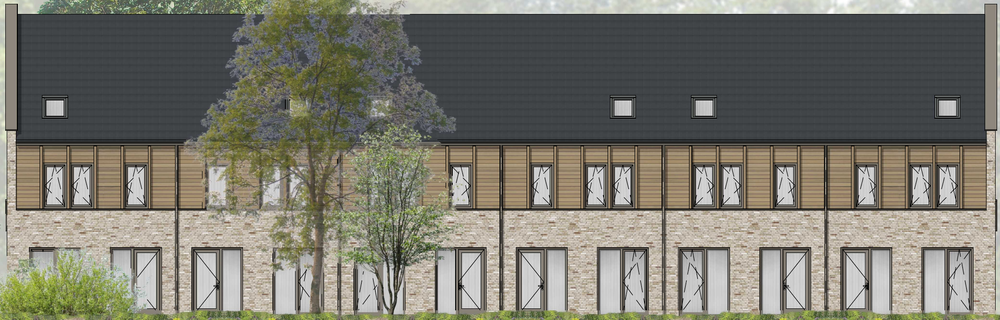
#> input picture Data_nest_uitgesneden/rijwoning (6).png, 1000 x 320 px, shrunk from 2074 x 663 before the run, found by its file name
$ jupyter execute detectie_basis.ipynb
#> lines starting #> are read from the running program, lines starting #| are printed output that depends on the picture; after the words box and inside, x2 and y2 are one past the last pixel; in counts of white or black regions, pixels touching at a corner belong together
## Importeer bibliotheken

[cell 1]
import cv2
import matplotlib.pyplot as plt
import numpy as np

## Laad de geveltekening in
De afbeelding wordt geladen met alpha-kanaal als dat beschikbaar is. De afmetingen worden weergegeven

[cell 2]
## half_vrijstaand_type_e

# img = cv2.imread(r"Data_nest_uitgesneden\half_vrijstaand_type_e (1).png")
# img = cv2.imread(r"Data_nest_uitgesneden\half_vrijstaand_type_e (4).png")
### Test en validatie
img = cv2.imread(r"Data_nest_uitgesneden\rijwoning (6).png")
#> img is the input picture: shape (320, 1000, 3); mean B, G, R 110.3, 120.8, 122.3
# img = cv2.imread(r"Data_nest_uitgesneden\rug_rug (1).png")
# img = cv2.imread(r"Data_nest_uitgesneden\half_vrijstaand_type_e (4).png")
# img = cv2.imread(r"Data_nest_uitgesneden\rijwoning (10).png")

## Toon de originele geveltekening

[cell 3]
# Converteer de afbeelding naar RGB voor correcte weergave met matplotlib
img_rgb = cv2.cvtColor(img, cv2.COLOR_BGR2RGB)

# Toon de originele geveltekening
plt.imshow(img_rgb)
plt.title("Originele Geveltekening")
plt.axis('off')
plt.show()

## Zet afbeelding om naar grijswaarden

Voor veel beeldverwerkingstaken zoals randdetectie is kleurinformatie niet nodig.
Door de afbeelding om te zetten naar grijswaarden:

- Verminderen we de hoeveelheid gegevens (van 3 kanalen naar 1).
- Worden randen en vormen duidelijker.
- Gaat de verwerking sneller en efficiënter.

[cell 4]
# Converteer afbeelding naar grijswaarden
img_gray = cv2.cvtColor(img, cv2.COLOR_BGR2GRAY)
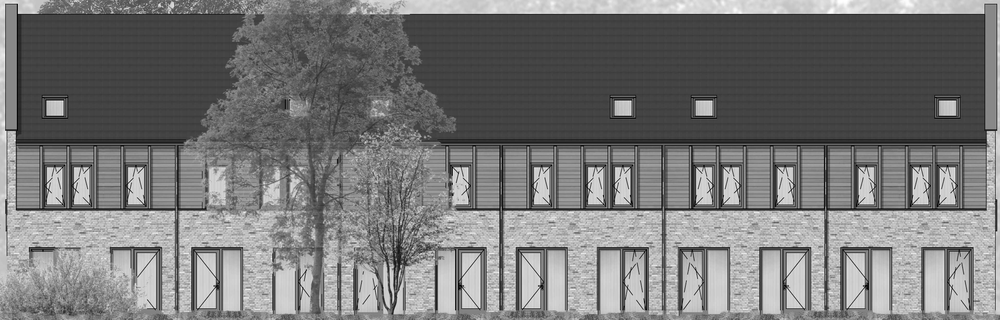
#> img_gray: shape (320, 1000); min 0, max 255, mean 120

# Toon grijswaardenafbeelding
plt.imshow(img_gray, cmap='gray')
plt.title("Grijswaardenversie")
plt.axis('off')
plt.show()

## Randdetectie met Canny

We passen de Canny-algoritme toe op de grijswaardenversie van de afbeelding om de randen te detecteren.
Dit helpt bij het isoleren van structuren zoals muren, ramen en deuren.

De gekozen drempelwaarden `(50, 150)` bepalen de gevoeligheid van de detectie:

- Waarden onder `50` worden als geen rand beschouwd.
- Waarden boven `150` worden altijd als rand geaccepteerd.
- Waarden daartussen worden alleen als rand gezien als ze verbonden zijn met sterke randen.

[cell 5]
# Pas Canny edge detectie toe
edges = cv2.Canny(img_gray, threshold1=50, threshold2=150)
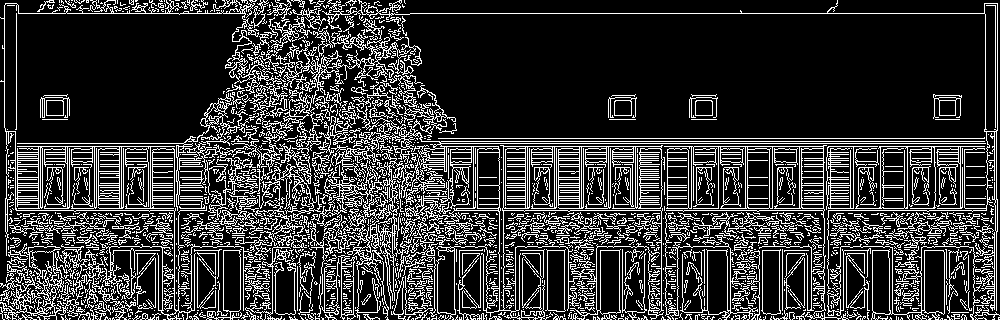
#> edges: shape (320, 1000); 20.8% white in thin lines or dots

# Toon het resultaat van de edge-detectie
plt.figure(figsize=(10, 6))
plt.imshow(edges, cmap='gray')
plt.title("Canny Edge Detectie")
plt.axis('off')
plt.show()

## Het resultaat

De drempelwaarden van **50 en 150** blijken in de praktijk het beste resultaat te geven.
We hebben deze waarden getest op meerdere foto's, en ze leveren consistente detectie op voor zowel ramen als deuren.

Wanneer we andere drempelwaarden gebruiken, zien we dat het resultaat soms goed is voor één afbeelding, maar leidt tot fouten bij andere.
Bijvoorbeeld: bij een te lage drempel worden randen van ramen niet goed gedetecteerd, terwijl bij een te hoge drempel kleinere details zoals deuren verloren gaan.

Daarom kiezen we deze waarden als standaard, omdat ze het meest betrouwbaar zijn over verschillende gevelafbeeldingen.

## Contourdetectie met `cv2.findContours`

### Canny Edge Detectie

In deze cel wordt de Canny edge detectie toegepast op de grijswaardenversie van de afbeelding.
De functie `cv2.findContours` wordt vervolgens gebruikt om de randen (contouren) van objecten te vinden in een binaire afbeelding, bijvoorbeeld als resultaat van Canny-edge detectie.
Een **contour** is een reeks coördinaten die gezamenlijk de omtrek van een object vormen.

---

### Reden voor het gebruik van `RETR_TREE`

Het contour-ophaalmodel `cv2.RETR_TREE` haalt niet alleen alle contouren op, maar bewaart ook de **hiërarchische relatie** tussen objecten.
Deze hiërarchie is essentieel bij technische tekeningen, zoals geveltekeningen, waarin structuren elkaar kunnen bevatten:

- Hoofdstructuur (zoals een gebouw) wordt als **parent** herkend
- Interne elementen (zoals ramen en deuren) als **children**
- Substructuren (zoals glas in een raam) als **kind van een kind**

Op deze manier ontstaat een gestructureerd inzicht dat noodzakelijk is voor een correcte interpretatie van complexe bouwkundige tekeningen.

---

### Vergelijking met andere modi

| Mode            | Aanbevolen | Toelichting                                                                 |
|-----------------|------------|------------------------------------------------------------------------------|
| `RETR_EXTERNAL` | Nee     | Detecteert alleen buitencontour; interne structuren zoals ramen ontbreken   |
| `RETR_LIST`     | Nee     | Levert een lijst van contouren zonder hiërarchie; relatie tussen objecten ontbreekt |
| `RETR_CCOMP`    | Nee     | Slechts twee hiërarchische niveaus; onvoldoende voor gedetailleerde tekeningen |
| `RETR_TREE`     | Ja      | Volledige hiërarchie; geschikt voor het herkennen van complexe objectstructuren |

---

[cell 6]
# Zoek contouren in het edge-detectiebeeld
contours, hierarchy = cv2.findContours(edges, cv2.RETR_TREE, cv2.CHAIN_APPROX_SIMPLE)
#> contours = 2867 contours, 2493 with area under 20; largest, box (x1, y1, x2, y2) and area: (331, 118, 986, 320) 10416, (0, 0, 414, 320) 6486, (664, 145, 849, 320) 4075, (827, 238, 981, 320) 2685, (311, 151, 438, 317) 2554

# Maak een kopie van de originele afbeelding om contouren op te tekenen
img_contours = img_rgb.copy()

# Teken bounding boxes rond voldoende grote contouren
for cnt in contours:
    x, y, w, h = cv2.boundingRect(cnt)
    # Filter te kleine contouren weg (ruis)
    if w > 20 and h > 20:
        cv2.rectangle(img_contours, (x, y), (x + w, y + h), (255, 0, 0), 2)
#> this loop made 2867 passes
#> (x, y, w, h) on passes 2, 4, 5: (816, 319, 1, 1), (513, 319, 1, 1), (238, 319, 1, 1)
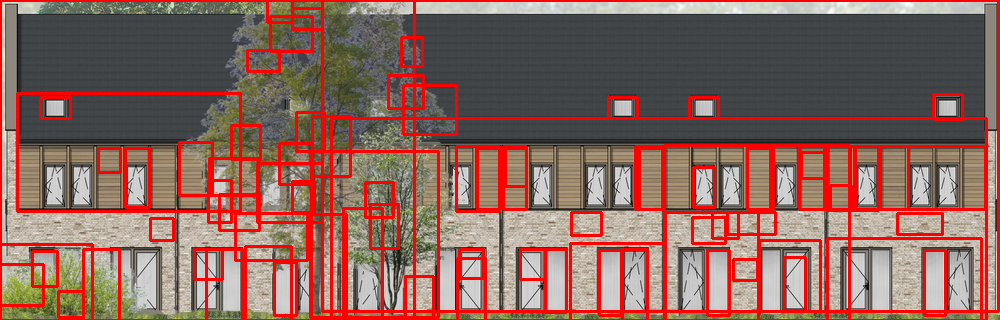
#> img_contours: shape (320, 1000, 3); mean R, G, B 139.9, 102.5, 94.4


# Plot resultaat
plt.figure(figsize=(12, 8))
plt.imshow(img_contours)
plt.title("Gedetecteerde Objecten via Contouren")
plt.axis('off')
plt.show()

$ run again, with Data_nest_uitgesneden/rijwoning (1).png copied over Data_nest_uitgesneden/rijwoning (6).png
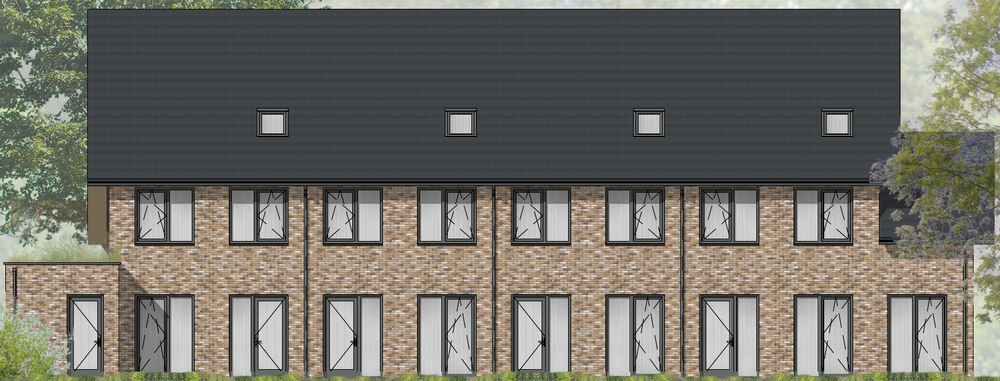
#> input picture Data_nest_uitgesneden/rijwoning (1).png, 1000 x 381 px, shrunk from 1695 x 645 before the run, found by its file name
#> img is the input picture: shape (381, 1000, 3); mean B, G, R 105.3, 113.4, 115.2
#> `edges = cv2.Canny(img_gray, threshold1=50, threshold2=150)`:
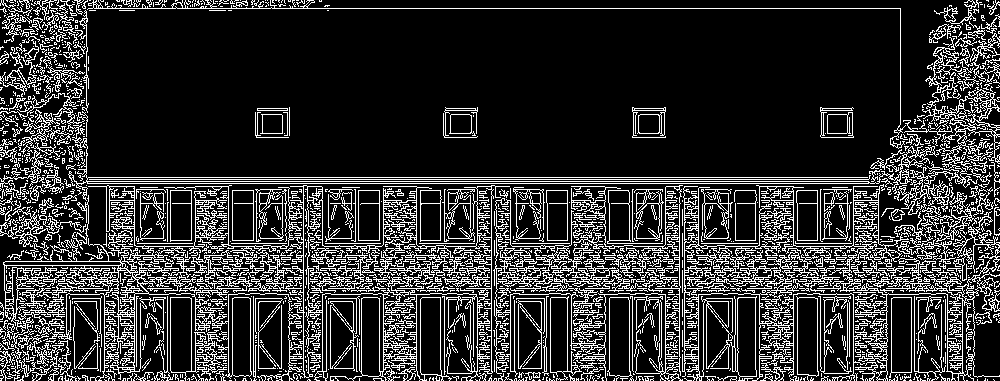
#> edges: shape (381, 1000); 19.3% white in thin lines or dots
#> contours = 3410 contours, 2987 with area under 20; largest, box (x1, y1, x2, y2) and area: (3, 185, 510, 381) 35208, (307, 200, 492, 313) 9520, (131, 233, 304, 359) 9000, (682, 184, 909, 381) 4216, (817, 211, 1000, 381) 2979
#> the loop `for cnt in contours:` made 3410 passes
#> (x, y, w, h) on passes 15, 20, 21: (307, 379, 4, 2), (947, 378, 3, 3), (927, 378, 4, 3)
#> after the loop `for cnt in contours:`:
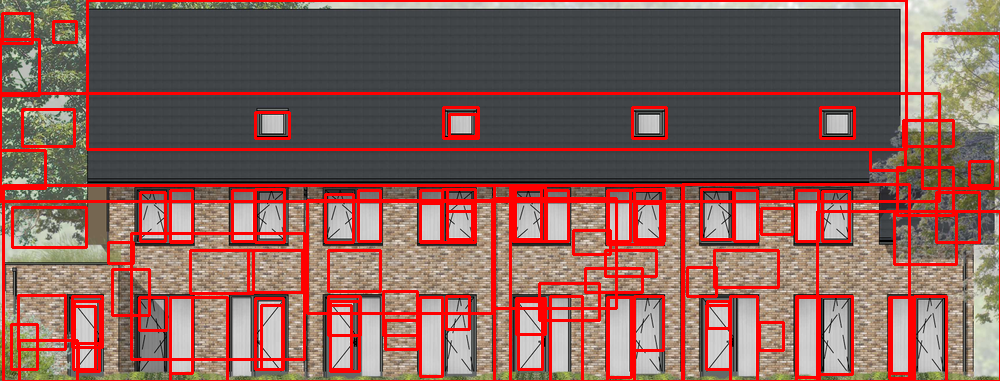
#> img_contours: shape (381, 1000, 3); mean R, G, B 136.8, 96.4, 89.8

$ run again, with Data_nest_uitgesneden/rijwoning (10).png copied over Data_nest_uitgesneden/rijwoning (6).png
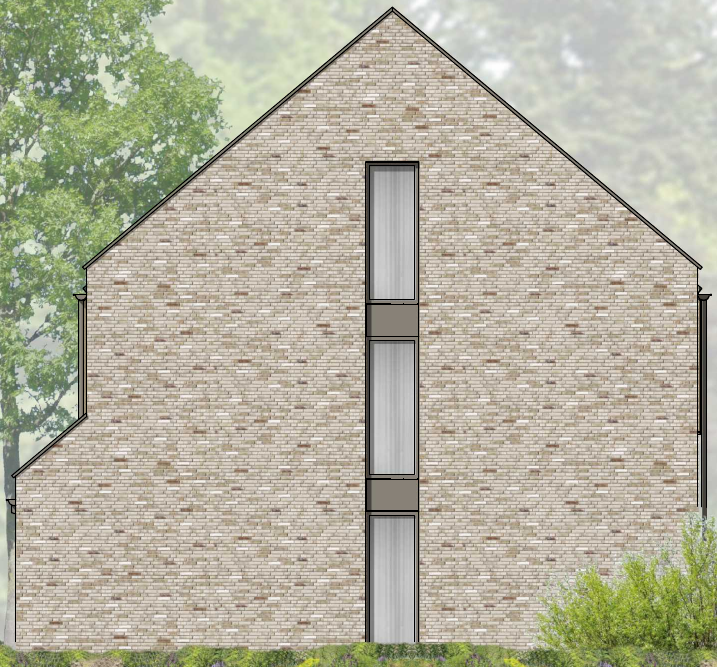
#> input picture Data_nest_uitgesneden/rijwoning (10).png, 717 x 667 px, found by its file name
#> img is the input picture: shape (667, 717, 3); mean B, G, R 158.3, 176.9, 179.3
#> `edges = cv2.Canny(img_gray, threshold1=50, threshold2=150)`:
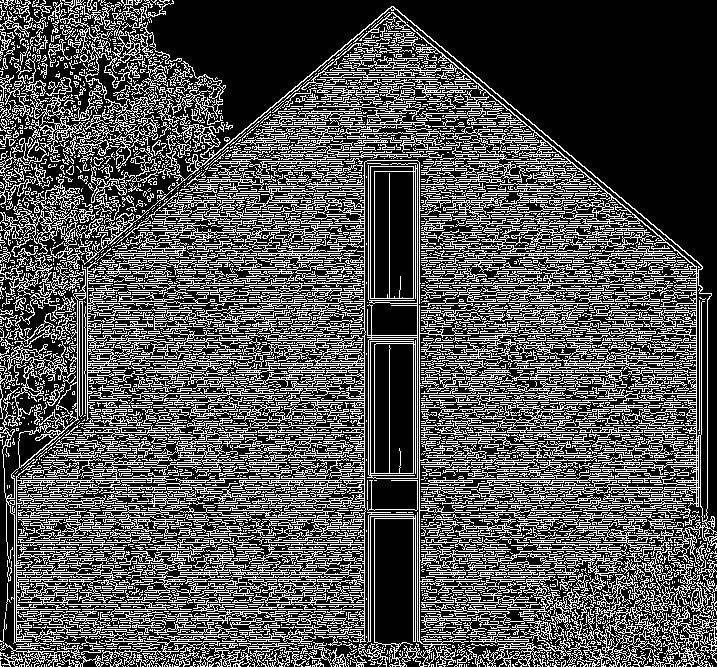
#> edges: shape (667, 717); 31.3% white in thin lines or dots
#> contours = 7440 contours, 6178 with area under 20; largest, box (x1, y1, x2, y2) and area: (367, 163, 418, 479) 12672, (81, 6, 717, 667) 9297, (374, 343, 414, 474) 5064, (374, 171, 414, 299) 4946, (421, 542, 675, 667) 4718
#> the loop `for cnt in contours:` made 7440 passes
#> (x, y, w, h) on passes 3, 5, 6: (630, 666, 1, 1), (275, 666, 1, 1), (250, 666, 1, 1)
#> after the loop `for cnt in contours:`:
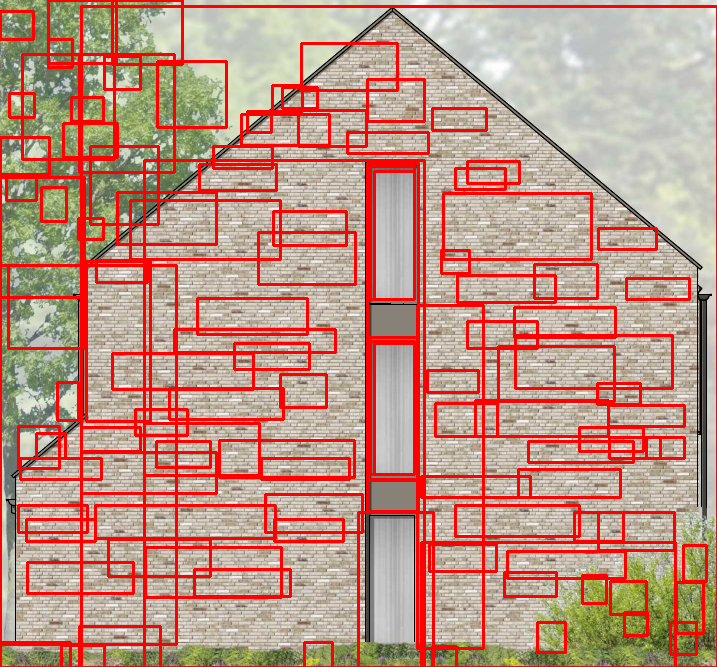
#> img_contours: shape (667, 717, 3); mean R, G, B 193.4, 148.8, 133.4

$ run again, with Data_nest_uitgesneden/rijwoning (2).png copied over Data_nest_uitgesneden/rijwoning (6).png
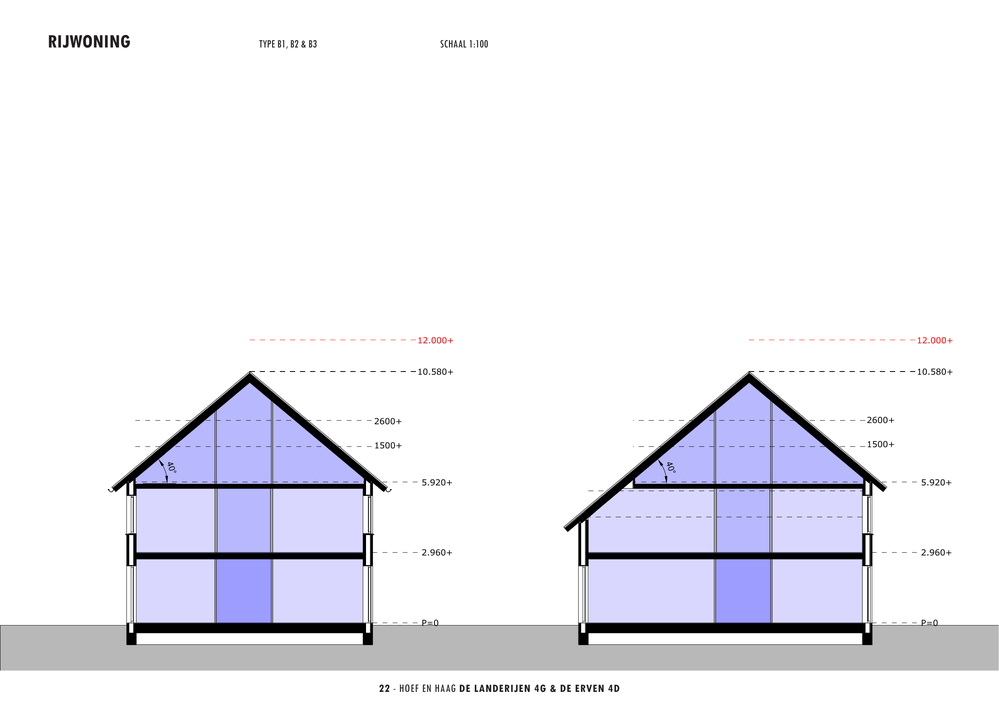
#> input picture Data_nest_uitgesneden/rijwoning (2).png, 999 x 706 px, shrunk from 2481 x 1754 before the run, found by its file name
#> img is the input picture: shape (706, 999, 3); mean B, G, R 242.7, 236.1, 236.3
#> `edges = cv2.Canny(img_gray, threshold1=50, threshold2=150)`:
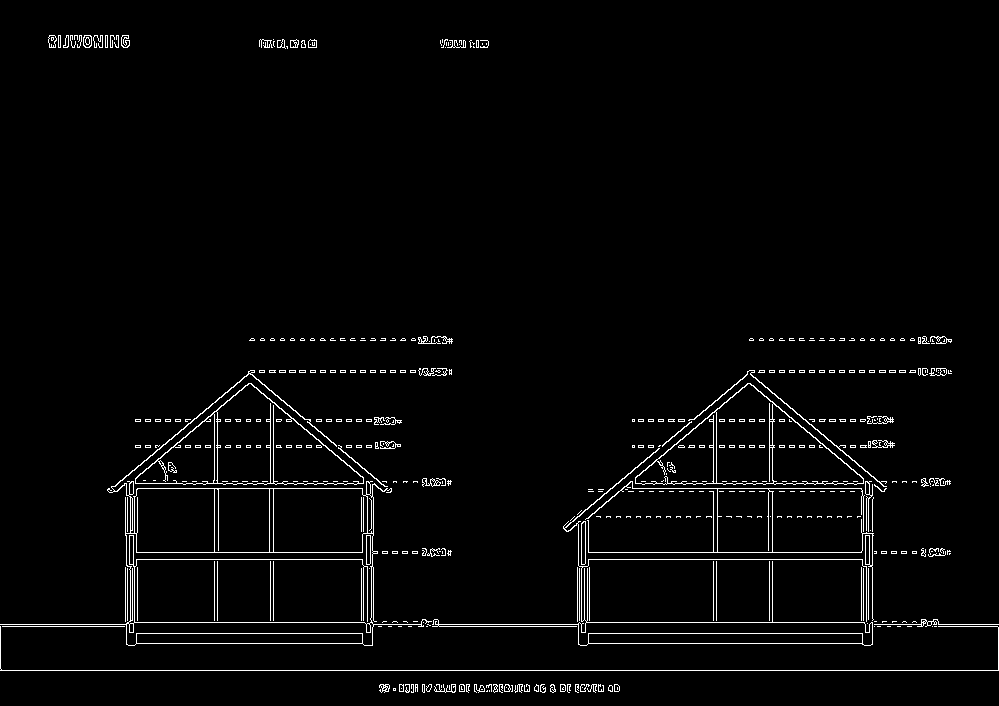
#> edges: shape (706, 999); 2.5% white in thin lines or dots
#> contours = 748 contours, 655 with area under 20; largest, box (x1, y1, x2, y2) and area: (0, 370, 432, 646) 37896, (125, 533, 374, 625) 17212, (635, 383, 864, 485) 12224, (135, 383, 364, 485) 12224, (216, 383, 364, 485) 8787
#> the loop `for cnt in contours:` made 748 passes
#> (x, y, w, h) on passes 5 to 7: (582, 687, 1, 1), (608, 685, 5, 7), (608, 685, 5, 7)
#> after the loop `for cnt in contours:`:
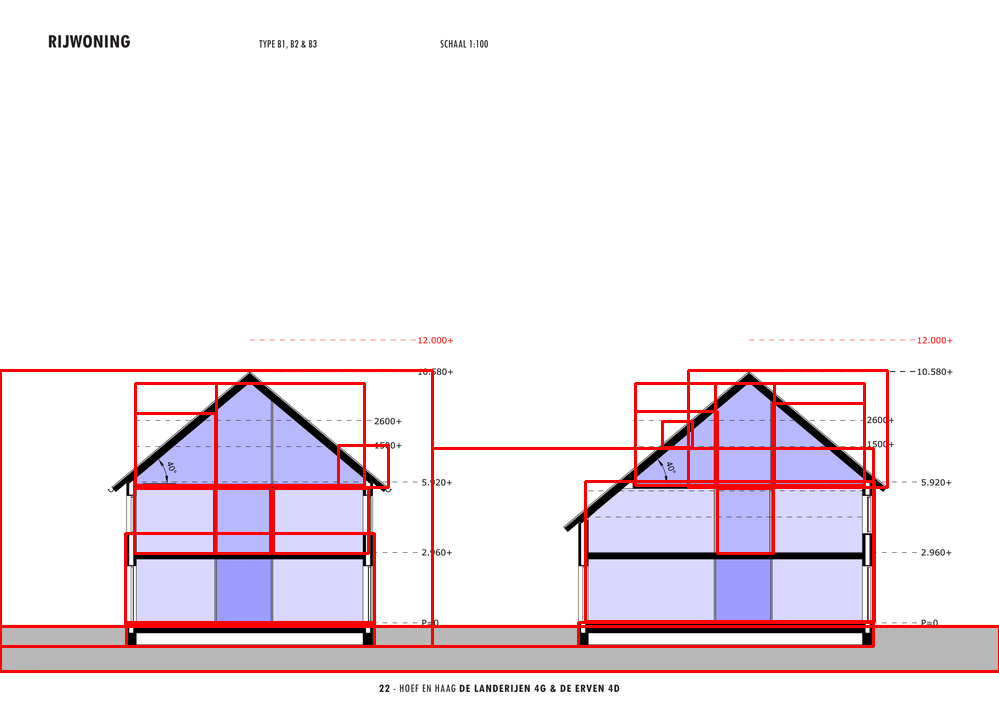
#> img_contours: shape (706, 999, 3); mean R, G, B 239.9, 229.1, 235.2
